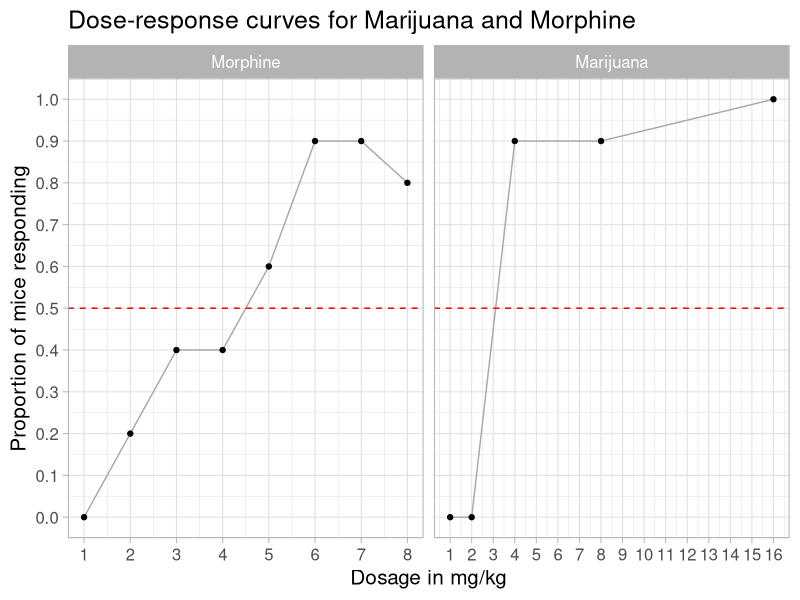
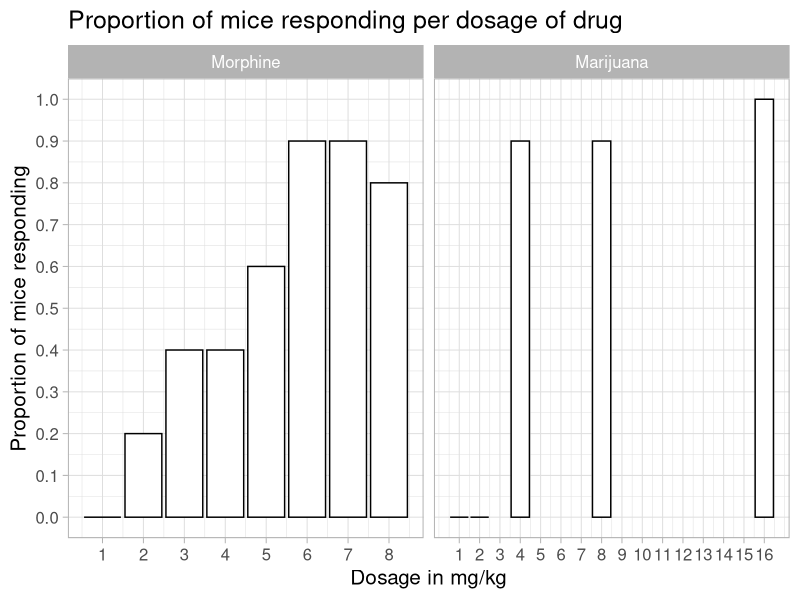
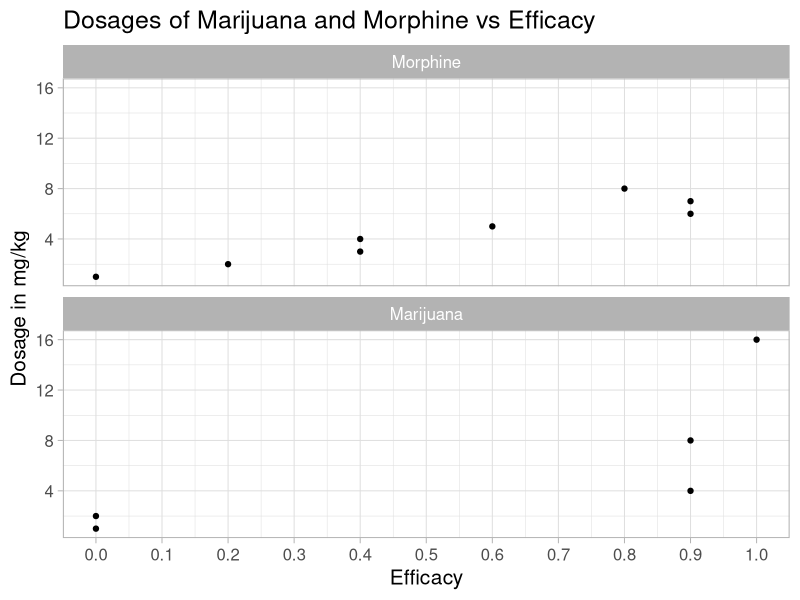
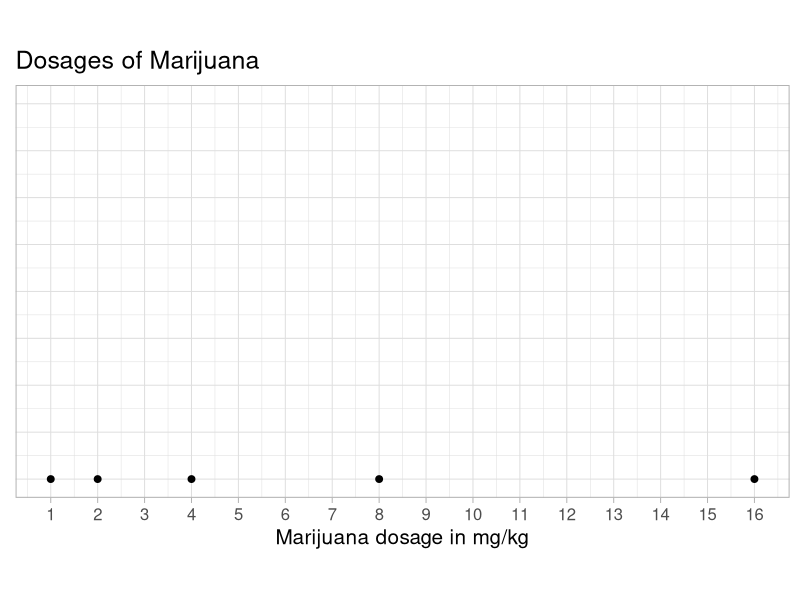
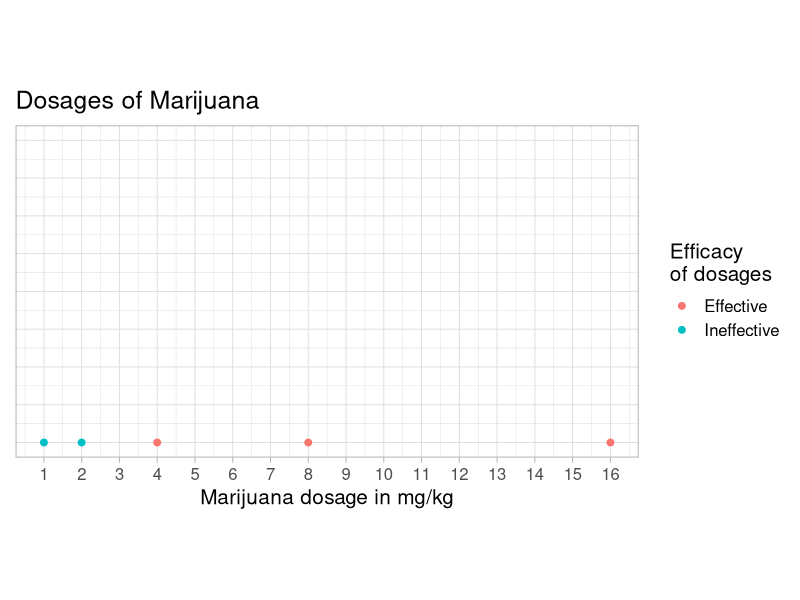
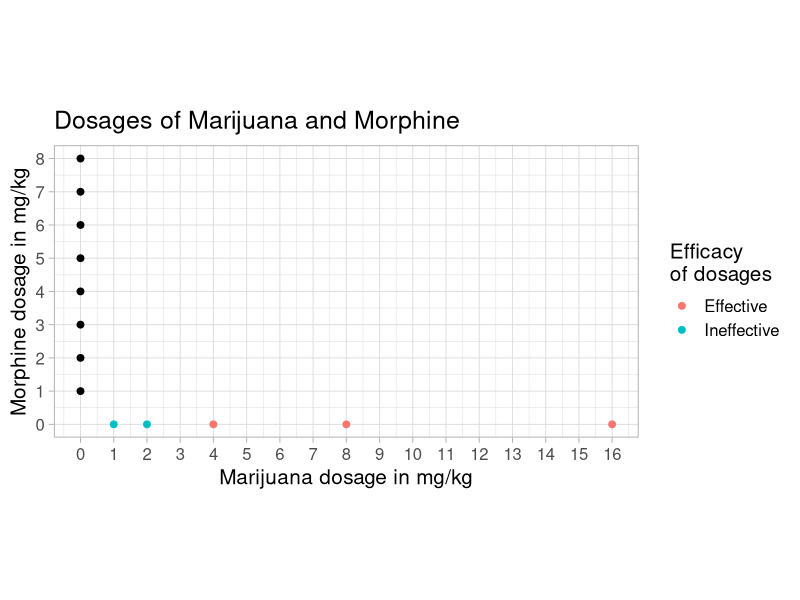
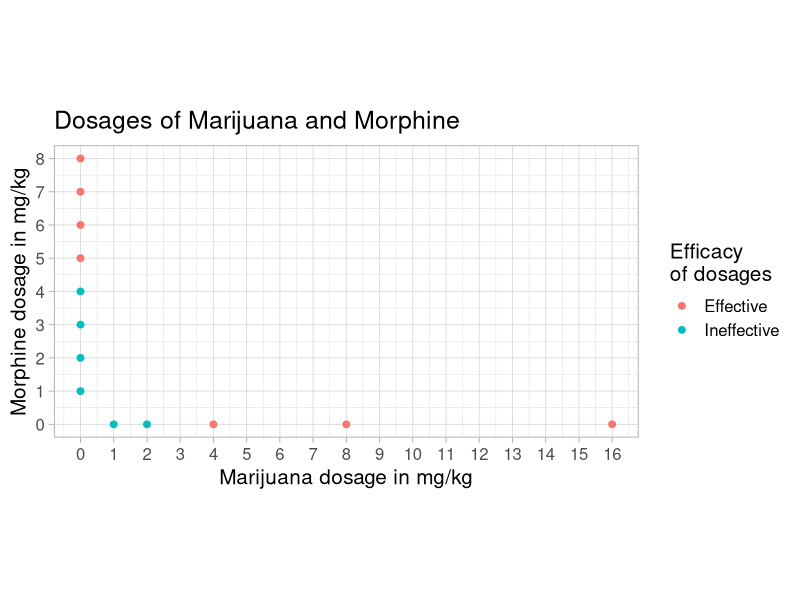
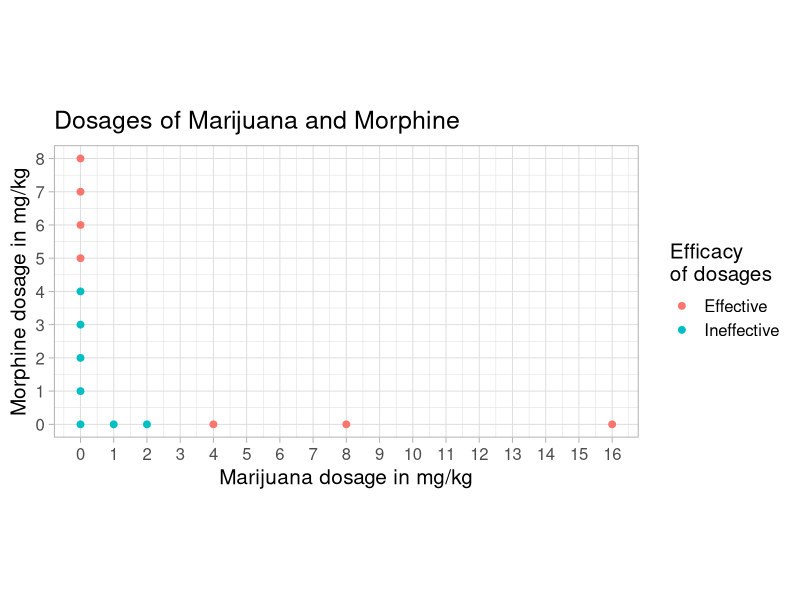

Reproduce these figures in R, in order.
## ---- chunk 1
knitr::opts_chunk$set(echo = TRUE, message = FALSE, warning = FALSE, fig.align = "center")
## ---- chunk 2
library(data.table)
library(ggplot2)
## ---- chunk 3
pain <- fread("Bpain.csv")
## ---- chunk 4
pain <- pain[, -c(1,6)]
## ---- chunk 5
pain <- pain[, Prop_dummy  := ifelse(Prop >= 0.5, "Effective", "Ineffective")]
## ---- chunk 6
pain_melt <- pain[Set %in% c("A", "B"),]
pain_melt <- pain_melt[, c(2,3,5)]
pain_melt <- melt(pain_melt, id.vars = "Prop")
pain_melt <- pain_melt[c(1:8, 22:26), ]
## ---- chunk 7
ggplot(data = pain_melt, aes(x = value, y = Prop)) +
  geom_line(color = "darkgray") +
  geom_point() +
  geom_hline(yintercept = 0.5, color = "red", linetype = "dashed") +
  facet_wrap(~ variable, scales = "free_x") +
  scale_x_continuous(breaks = 1:16) +
  scale_y_continuous(breaks = seq(0,1,0.1)) +
  theme_light(base_size = 15) +
  labs(title = "Dose-response curves for Marijuana and Morphine",
       x = "Dosage in mg/kg",
       y = "Proportion of mice responding")
ggsave("dose-response.png")
## ---- chunk 8
ggplot(data = pain_melt, aes(x = value, y = Prop)) +
  geom_col(color = "black", fill = "white") +
  facet_wrap(~ variable, scales = "free_x") +
  scale_x_continuous(breaks = 1:16) +
  scale_y_continuous(breaks = seq(0,1,0.1)) +
  theme_light(base_size = 15) +
  labs(title = "Proportion of mice responding per dosage of drug",
       x = "Dosage in mg/kg",
       y = "Proportion of mice responding")
ggsave("drugs_barplots.png")
## ---- chunk 9
ggplot(data = pain_melt, aes(x = Prop, y = value)) +
  geom_point() +
  facet_wrap(~ variable, nrow = 2) +
  scale_x_continuous(breaks = seq(0, 1, 0.1)) +
  scale_y_continuous(breaks = seq(0,16,4)) +
  theme_light(base_size = 15) +
  labs(title = "Dosages of Marijuana and Morphine vs Efficacy",
       x = "Efficacy",
       y = "Dosage in mg/kg")
  ggsave("potency_ratio.png")
## ---- chunk 10
ggplot(pain[Set %in% "B",], aes(x = Marijuana, y = Morphine)) +
  geom_point(size = 2) +
  coord_equal() +
  theme_light(base_size = 15) +
  scale_x_continuous(breaks = c(0:16)) +
  scale_y_continuous(breaks = c(0:8), limits = c(0,8)) +
  theme(axis.title.y = element_blank(),
        axis.text.y = element_blank(),
        axis.ticks.y = element_blank()) +
  labs(title = "Dosages of Marijuana",
       x = "Marijuana dosage in mg/kg")
ggsave("iso1.png")
## ---- chunk 11
ggplot(pain[Set %in% "B",], aes(x = Marijuana, y = Morphine, color = Prop_dummy)) +
  geom_point(size = 2) +
  coord_equal() +
  theme_light(base_size = 15) +
  scale_x_continuous(breaks = c(0:16)) +
  scale_y_continuous(breaks = c(0:8), limits = c(0,8)) +
  theme(axis.title.y = element_blank(),
        axis.text.y = element_blank(),
        axis.ticks.y = element_blank()) +
  labs(title = "Dosages of Marijuana",
       x = "Marijuana dosage in mg/kg",
       color = "Efficacy \nof dosages")
ggsave("iso2.png")
## ---- chunk 12
ggplot(pain[Set %in% "B",], aes(x = Marijuana, y = Morphine, color = Prop_dummy)) +
  geom_point(size = 2) +
  geom_point(data = pain[Set %in% "A",], mapping = aes(x = Marijuana, y = Morphine), size = 2, color = "black") +
  coord_equal() +
  theme_light(base_size = 15) +
  scale_x_continuous(breaks = c(0:16)) +
  scale_y_continuous(breaks = c(0:8), limits = c(0,8)) +
  labs(title = "Dosages of Marijuana and Morphine",
       x = "Marijuana dosage in mg/kg",
       y = "Morphine dosage in mg/kg",
       color = "Efficacy \nof dosages")
ggsave("iso3.png")
## ---- chunk 13
ggplot(pain[Set %in% c("A", "B"),], aes(x = Marijuana, y = Morphine, color = Prop_dummy)) +
  geom_point(size = 2) +
  coord_equal() +
  theme_light(base_size = 15) +
  scale_x_continuous(breaks = c(0:16)) +
  scale_y_continuous(breaks = c(0:8), limits = c(0,8)) +
  labs(title = "Dosages of Marijuana and Morphine",
       x = "Marijuana dosage in mg/kg",
       y = "Morphine dosage in mg/kg",
       color = "Efficacy \nof dosages")
ggsave("iso4.png")
## ---- chunk 14
ggplot(pain[Set %in% c("O", "A", "B"),], aes(x = Marijuana, y = Morphine, color = Prop_dummy)) +
  geom_point(size = 2) +
  coord_equal() +
  theme_light(base_size = 15) +
  scale_x_continuous(breaks = c(0:16)) +
  scale_y_continuous(breaks = c(0:8), limits = c(0,8)) +
  labs(title = "Dosages of Marijuana and Morphine",
       x = "Marijuana dosage in mg/kg",
       y = "Morphine dosage in mg/kg",
       color = "Efficacy \nof dosages")
ggsave("iso5.png")
## ---- chunk 15
ggplot(pain[Set %in% c("O", "A", "B"),], aes(x = Marijuana, y = Morphine, color = Prop_dummy)) +
  geom_point(size = 2) +
  geom_point(data = pain[Set %in% "AB",], mapping = aes(x = Marijuana, y = Morphine), size = 2, color = "black") +
  coord_equal() +
  theme_light(base_size = 15) +
  scale_x_continuous(breaks = c(0:16)) +
  scale_y_continuous(breaks = c(0:8), limits = c(0,8)) +
  labs(title = "Dosages of Marijuana and Morphine",
       x = "Marijuana dosage in mg/kg",
       y = "Morphine dosage in mg/kg",
       color = "Efficacy \nof dosages")
ggsave("iso6.png")
## ---- chunk 16
ggplot(pain, aes(x = Marijuana, y = Morphine, color = Prop_dummy)) +
  geom_point(size = 2) +
  coord_equal() +
  theme_light(base_size = 15) +
  scale_x_continuous(breaks = c(0:16)) +
  scale_y_continuous(breaks = c(0:8)) +
  labs(title = "Dosages of Marijuana and Morphine",
       x = "Marijuana dosage in mg/kg",
       y = "Morphine dosage in mg/kg",
       color = "Efficacy \nof dosages")
ggsave("dosages_plot.png")
## ---- chunk 17
isobole_coords <- data.table("Marijuana" = c(0, 3), "Morphine" = c(4.5, 0))

ggplot(pain, aes(x = Marijuana, y = Morphine, color = Prop_dummy)) +
  geom_point(size = 2) +
  coord_equal() +
  geom_abline(intercept = 4.5, slope = -4.5/3) +
  geom_point(data = isobole_coords,
             aes(x = Marijuana, y = Morphine, fill = "Theoretical \n50% effect"),
             color = "black",
             pch = 24,
             size = 3) +
  theme_light(base_size = 15) +
  scale_x_continuous(breaks = c(0:16)) +
  scale_y_continuous(breaks = c(0:8)) +
  labs(title = "Dosages of Marijuana and Morphine with Isobole",
       x = "Marijuana dosage in mg/kg",
       y = "Morphine dosage in mg/kg",
       color = "Efficacy \nof dosages",
       fill = "")
ggsave("isobole.png")
## ---- chunk 18
ggplot(pain, aes(x = Marijuana, y = Morphine, color = Prop_dummy)) +
    geom_ribbon(data = isobole_coords,
                aes(ymin = c(0, 0), ymax = Morphine),
                color = NA,
                fill = "cyan",
                alpha = 0.3) +
      geom_ribbon(data = isobole_coords,
                  aes(ymax = c(8, 8), ymin = Morphine),
                  color = NA,
                  fill = "red",
                  alpha = 0.3) +
        geom_ribbon(data = pain[c(14,20),],
                    mapping = aes(xmin = 3, xmax = 16, ymin = 0, ymax = 8),
                    color = NA,
                    fill = "red",
                    alpha = 0.3) +
  geom_point(size = 2) +
  coord_equal() +
  geom_abline(intercept = 4.5, slope = -4.5/3) +
  geom_point(data = isobole_coords,
             aes(x = Marijuana, y = Morphine, fill = "Theoretical \n50% effect"),
             color = "black",
             pch = 24,
             size = 3) +
  theme_light(base_size = 15) +
  scale_x_continuous(breaks = c(0:16)) +
  scale_y_continuous(breaks = c(0:8)) +
  labs(title = "Dosages of Marijuana and Morphine with Isobole",
       x = "Marijuana dosage in mg/kg",
       y = "Morphine dosage in mg/kg",
       color = "Efficacy \nof dosages",
       fill = "")
ggsave("isobole_with_areas.png")
## ---- chunk 19
ggplot(pain, aes(x = Marijuana, y = Morphine, color = Prop_dummy)) +
  geom_point(size = 2) +
  coord_equal() +
  geom_point(mapping = aes(x = 2.1, y = 0), color = "black", fill = "red", size = 3, pch = 22) +
  geom_abline(intercept = 5, slope = -5/2.1) +
  theme_light(base_size = 15) +
  scale_x_continuous(breaks = c(0:16)) +
  scale_y_continuous(breaks = c(0:8)) +
  labs(title = "Dosages of Marijuana and Morphine with Isobole",
       x = "Marijuana dosage in mg/kg",
       y = "Morphine dosage in mg/kg",
       color = "Efficacy \nof dosages")
